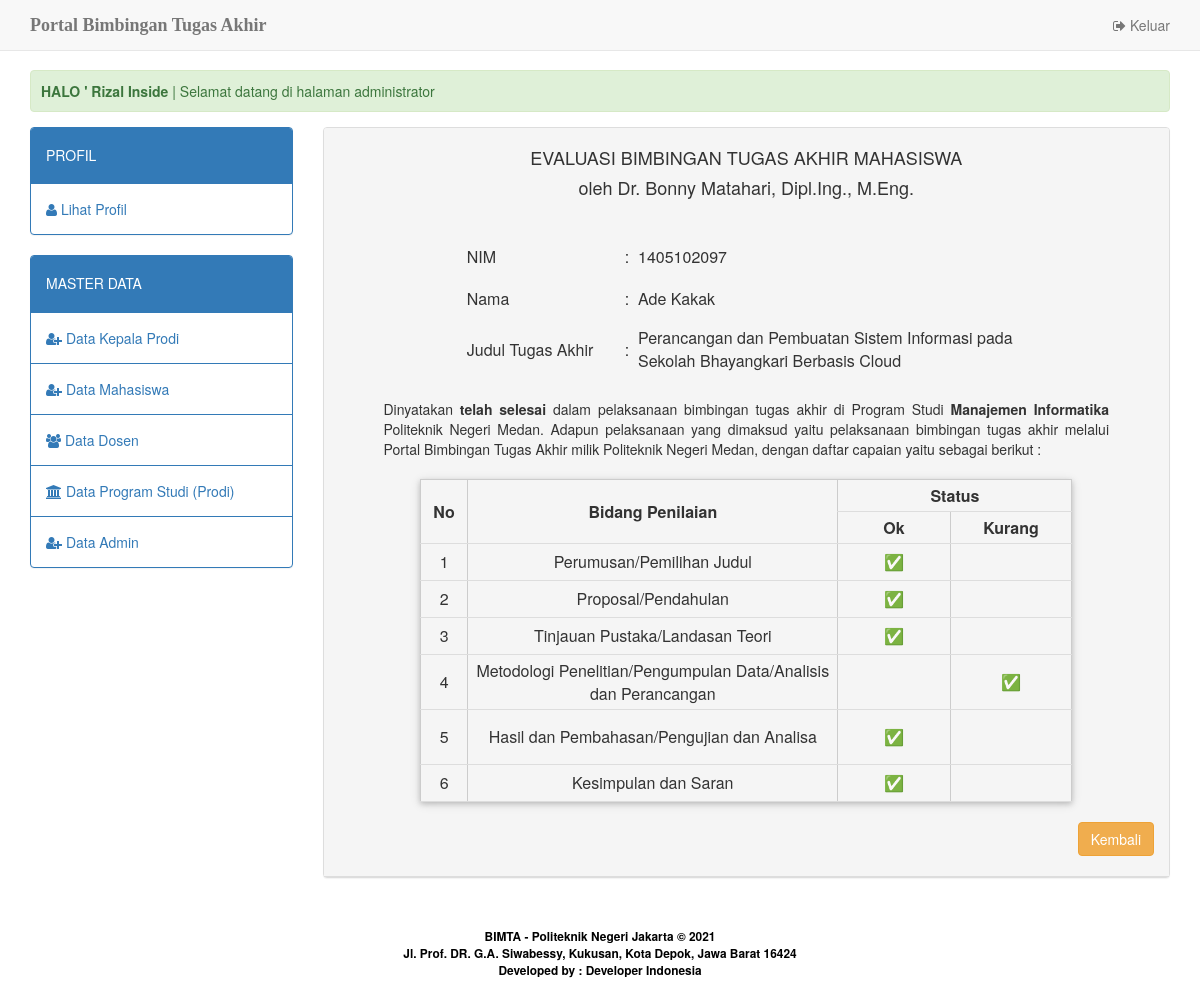
Page /home.php?apps=evaluasi&act=lihatevaluasi&id=1405102097 (signed in) on the committed database.
### tables this page shows
CREATE TABLE `admin_prodi` (
  `id_admin` int(3) NOT NULL,
  `nm_admin` varchar(30) NOT NULL,
  `no_telp` char(12) NOT NULL,
  `id_prodi` int(2) NOT NULL,
  `username` char(10) NOT NULL,
  `password` char(10) NOT NULL,
  `status_user` varchar(5) NOT NULL DEFAULT 'admin'
);

CREATE TABLE `judul_ta` (
  `id_ta` int(5) NOT NULL,
  `nim` int(10) NOT NULL,
  `judul1` text NOT NULL,
  `judul2` text NOT NULL,
  `judul3` text NOT NULL,
  `judul_kaprodi` text,
  `judul_akhir` text
);

CREATE TABLE `dosen` (
  `id_dosen` int(3) NOT NULL,
  `nip_dosen` char(18) NOT NULL,
  `nm_dosen` varchar(50) NOT NULL,
  `no_telp` char(12) DEFAULT NULL,
  `username` char(10) NOT NULL,
  `password` char(10) NOT NULL,
  `status_user` varchar(5) NOT NULL DEFAULT 'dosen'
);

CREATE TABLE `mahasiswa` (
  `nim` int(11) NOT NULL,
  `nm_mhs` varchar(30) NOT NULL,
  `th_bimbingan` year(4) NOT NULL,
  `id_prodi` int(2) NOT NULL,
  `id_dosen` int(3) NOT NULL,
  `foto` varchar(30) NOT NULL DEFAULT 'default.jpg',
  `username` char(10) NOT NULL,
  `password` char(10) NOT NULL,
  `status_user` varchar(9) NOT NULL DEFAULT 'mahasiswa'
);

CREATE TABLE `evaluasi` (
  `id_evaluasi` int(10) NOT NULL,
  `nim_mhs` int(10) NOT NULL,
  `status_bimbingan` enum('telah selesai','tidak selesai') NOT NULL,
  `evaluasi_judul` enum('ok','kurang') NOT NULL,
  `evaluasi_pendahuluan` enum('ok','kurang') NOT NULL,
  `evaluasi_pustaka` enum('ok','kurang') NOT NULL,
  `evaluasi_metodologi` enum('ok','kurang') NOT NULL,
  `evaluasi_pembahasan` enum('ok','kurang') NOT NULL,
  `evaluasi_kesimpulan` enum('ok','kurang') NOT NULL,
  `tgl_evaluasi` datetime NOT NULL DEFAULT CURRENT_TIMESTAMP
);

CREATE TABLE `prodi` (
  `id_prodi` int(2) NOT NULL,
  `nama_prodi` varchar(30) NOT NULL,
  `jenjang` varchar(5) NOT NULL
);

### apps/app_evaluasi/lihatevaluasi.php (the view, shortened to what this page needs)
<div class="panel panel-default">
  <div class="panel-heading">
    <?php
      $id = $_GET['id'];
      $stmt = $db_con->prepare("SELECT * FROM judul_ta, mahasiswa, dosen where judul_ta.nim='$id' && mahasiswa.nim='$id' && dosen.id_dosen='$_SESSION[user_session]' && dosen.id_dosen=mahasiswa.id_dosen");
      $stmt->execute();
      while($row=$stmt->fetch(PDO::FETCH_ASSOC)) {
    ?>
  <h4 align="center">EVALUASI BIMBINGAN TUGAS AKHIR MAHASISWA</h4>
  <h4 align="center">oleh <?php echo $row['nm_dosen']; ?></h4>
  <p align="center">&nbsp;</p>
  <table width="559" height="139" border="0" align="center">
        <tr>
          <td width="154" height="36">NIM</td>
          <td width="13">:</td>
          <td width="378"><?php echo $row['nim']; ?></td>
        </tr>
        <tr>
          <td height="43">Nama </td>
          <td>:</td>
          <td><?php echo $row['nm_mhs']; ?></td>
        </tr>
        <tr>
          <td height="52">Judul Tugas Akhir </td>
          <td>:</td>
          <td><?php echo $row['judul_akhir']; ?></td>
        </tr>
    <?php } ?>
  </table>
  <?php
      $stmt2 = $db_con->prepare("SELECT * FROM evaluasi, prodi, mahasiswa where evaluasi.nim_mhs='$id' && mahasiswa.nim='$id' && mahasiswa.id_prodi=prodi.id_prodi");
      $stmt2->execute();
      while($row_2=$stmt2->fetch(PDO::FETCH_ASSOC)) {
  ?>
  <p align="justify" class="penjelasan">Dinyatakan <strong><?php echo $row_2['status_bimbingan']; ?></strong> dalam pelaksanaan bimbingan tugas akhir di Program Studi <strong><?php echo $row_2['nama_prodi']; ?></strong> Politeknik Negeri Medan. Adapun pelaksanaan yang dimaksud yaitu pelaksanaan bimbingan tugas akhir melalui Portal Bimbingan Tugas Akhir milik Politeknik Negeri Medan, dengan daftar capaian yaitu sebagai berikut :</p>
    <div class="batas"></div>
  <table class="w3-table-all w3-card-2 w3-centered" width="94%" height="321" border="1" align="center">
      <tr>
        <td width="57" rowspan="2"><div align="center"><strong>No</strong></div></td>
        <td width="449" rowspan="2"><div align="center"><strong>Bidang Penilaian</strong></div></td>
        <td height="32" colspan="2"><div align="center"><strong>Status</strong></div></td>
      </tr>
      <tr>
        <td width="148" height="32"><div align="center"><strong>Ok</strong></div></td>
        <td width="148"><div align="center"><strong>Kurang</strong></div></td>
      </tr>
      <tr>
        <td height="37"><div align="center">1</div></td>
        <td><div align="center">Perumusan/Pemilihan Judul </div></td>
        <?php if($row_2['evaluasi_judul']=="ok") { ?>
        <td>&#x2705;</td>
        <td>&nbsp;</td>
        <?php } elseif($row_2['evaluasi_judul']=="kurang") { ?>
        <td>&nbsp;</td>
        <td>&#x2705;</td>
        <?php } else { ?>
        <td>&nbsp;</td>
        <td>&nbsp;</td>
        <?php } ?>
      </tr>
    <tr>
        <td height="37"><div align="center">2</div></td>
        <td><div align="center">Proposal/Pendahulan </div></td>
        <?php if($row_2['evaluasi_pendahuluan']=="ok") { ?>
        <td>&#x2705;</td>
        <td>&nbsp;</td>
        <?php } elseif($row_2['evaluasi_pendahuluan']=="kurang") { ?>
        <td>&nbsp;</td>
        <td>&#x2705;</td>
        <?php } else { ?>
        <td>&nbsp;</td>
        <td>&nbsp;</td>
        <?php } ?>
      </tr>
    <tr>
        <td height="37"><div align="center">3</div></td>
        <td><div align="center">Tinjauan Pustaka/Landasan Teori </div></td>
        <?php if($row_2['evaluasi_pustaka']=="ok") { ?>
        <td>&#x2705;</td>
        <td>&nbsp;</td>
        <?php } elseif($row_2['evaluasi_pustaka']=="kurang") { ?>
        <td>&nbsp;</td>
        <td>&#x2705;</td>
        <?php } else { ?>
        <td>&nbsp;</td>
        <td>&nbsp;</td>
        <?php } ?>
      </tr>
    <tr>
        <td height="55"><div align="center">4</div></td>
        <td><div align="center">Metodologi Penelitian/Pengumpulan Data/Analisis dan Perancangan </div></td>
        <?php if($row_2['evaluasi_metodologi']=="ok") { ?>
        <td>&#x2705;</td>
        <td>&nbsp;</td>
        <?php } elseif($row_2['evaluasi_metodologi']=="kurang") { ?>
        <td>&nbsp;</td>
        <td>&#x2705;</td>
        <?php } else { ?>
        <td>&nbsp;</td>
        <td>&nbsp;</td>
        <?php } ?>
      </tr>
    <tr>
        <td height="55"><div align="center">5</div></td>
        <td><div align="center">Hasil dan Pembahasan/Pengujian dan Analisa </div></td>
        <?php if($row_2['evaluasi_pembahasan']=="ok") { ?>
        <td>&#x2705;</td>
        <td>&nbsp;</td>
        <?php } elseif($row_2['evaluasi_pembahasan']=="kurang") { ?>
        <td>&nbsp;</td>
        <td>&#x2705;</td>
        <?php } else { ?>
        <td>&nbsp;</td>
        <td>&nbsp;</td>
        <?php } ?>
      </tr>
    <tr>
        <td height="37"><div align="center">6</div></td>
        <td><div align="center">Kesimpulan dan Saran </div></td>
        <?php if($row_2['evaluasi_kesimpulan']=="ok") { ?>
        <td>&#x2705;</td>
        <td>&nbsp;</td>
        <?php } elseif($row_2['evaluasi_kesimpulan']=="kurang") { ?>
        <td>&nbsp;</td>
        <td>&#x2705;</td>
        <?php } else { ?>
        <td>&nbsp;</td>
        <td>&nbsp;</td>
        <?php } ?>
      </tr>
      <?php } ?>
    </table>
    <div class="batas"></div>
  <span>
  <p><div align="right"><a href="?apps=mahasiswa" class="btn btn-warning">Kembali</a></div></p></span>
  </div>
</div>

### home.php (shortened to what this page needs)
<?php
	include_once 'dbconfig.php';
	$stmt = $db_con->prepare("SELECT * FROM dosen WHERE id_dosen=:uid");
	$stmt->execute(array(":uid"=>$_SESSION['user_session']));
	$row=$stmt->fetch(PDO::FETCH_ASSOC);
	$stmt2 = $db_con->prepare("SELECT * FROM mahasiswa WHERE nim=:uid");
	$stmt2->execute(array(":uid"=>$_SESSION['user_session']));
	$row2=$stmt2->fetch(PDO::FETCH_ASSOC);
	$stmt3 = $db_con->prepare("SELECT * FROM admin_prodi WHERE id_admin=:uid");
	$stmt3->execute(array(":uid"=>$_SESSION['user_session']));
	$row3=$stmt3->fetch(PDO::FETCH_ASSOC);
	$stmt4 = $db_con->prepare("SELECT * FROM kaprodi WHERE id_kaprodi=:uid");
	$stmt4->execute(array(":uid"=>$_SESSION['user_session']));
	$row4=$stmt4->fetch(PDO::FETCH_ASSOC);
?>
<!DOCTYPE html>
<html lang="en">
<head>
  <link href="assets/css/bootstrap.min.css" rel="stylesheet">
  <link href="assets/css/style.css" rel="stylesheet">
  <link href="assets/css/font-awesome.css" rel="stylesheet">
  <link href="assets/css/datatables.min.css" rel="stylesheet">
</head>
<body>
  <nav class="navbar navbar-default navbar-fixed-top">
    <div class="container">
      <div class="navbar-header">
        <a class="navbar-brand" href="./"><b>Portal Bimbingan Tugas Akhir</b><span class="style4"></span></a>
      </div>
      <div id="navbar" class="navbar-collapse collapse">
        <ul class="nav navbar-nav navbar-right">
          <li><a href="logout.php"><span class="fa fa-sign-out"></span> Keluar</a></li>
        </ul>
      </div>
    </div>
  </nav>
  <div class="body-container">
    <div class="container">
      <div class='alert alert-success'>
        <marquee>
          <strong>HALO ' <?php
					if ($_SESSION['user_level']=='dosen') {echo $row['nm_dosen'];}
					elseif ($_SESSION['user_level']=='mahasiswa') {echo $row2['nm_mhs'];}
					elseif ($_SESSION['user_level']=='admin') {echo $row3['nm_admin'];}
					elseif ($_SESSION['user_level']=='kaprodi') {echo $row4['nm_kaprodi'];}
				?></strong> | Selamat datang di halaman <?php
					if ($_SESSION['user_level']=='dosen') {echo "dosen pembimbing tugas akhir";}
					elseif ($_SESSION['user_level']=='mahasiswa') {echo "mahasiswa";}
					elseif ($_SESSION['user_level']=='admin') {echo "administrator";}
					elseif ($_SESSION['user_level']=='kaprodi') {echo "kepala prodi";}
				?>
        </marquee>
      </div>
      <div class="row">
        <div class="col-md-3">
          <?php include 'apps/menu.php'; ?>
        </div>
        <div class="col-md-9">
          <?php include 'apps/content.php'; ?>
        </div>
      </div>
    </div>
    <center>
      <p>&nbsp;</p>
      <p><small style="color: #fff"><span class="style3" style="font-weight: bold;">BIMTA - Politeknik Negeri
            Jakarta &copy; <?php echo date('Y');?></span><br>
          <strong><span class="style3"><span class="style3">Jl. Prof. DR. G.A. Siwabessy, Kukusan, Kota Depok,
                Jawa Barat 16424<br>
                Developed by : Developer Indonesia
              </span></strong></small> </p>
    </center>
  </div>
</body>
</html>

### assets/css/style.css (style rules this page uses)
body { background:#f1f9f9; }
.body-container { margin-top:70px; }
.navbar-brand { font-family:"Lucida Handwriting"; }

### home.php (style rules this page uses)
.style3 { color: #000000 }

### apps/app_evaluasi/lihatevaluasi.php (style rules this page uses)
.penjelasan { margin-left: 45px; margin-top: 22px; margin-right: 45px; }
.batas { padding: 5px; }
.w3-centered tr th,.w3-centered tr td { text-align:center }
.w3-card-2 { box-shadow:0 2px 5px 0 rgba(0,0,0,0.16),0 2px 10px 0 rgba(0,0,0,0.12) }
.w3-table-all { border-collapse:collapse;border-spacing:0;width:80%;display:table }
.w3-table-all { border:1px solid #ccc }
.w3-bordered tr,.w3-table-all tr { border-bottom:1px solid #ddd }

### rows in the picture
admin_prodi: nm_admin "Rizal Inside"
judul_ta: dosen.nm_dosen "Dr. Bonny Matahari, Dipl.Ing., M.Eng.", nim.nim "1405102097", nim.nm_mhs "Ade Kakak", judul_akhir "Perancangan dan Pembuatan Sistem Informasi pada Sekolah Bhayangkari Berbasis Cloud"
evaluasi: status_bimbingan "telah selesai", prodi.nama_prodi "Manajemen Informatika", evaluasi_judul "ok" (drawn), evaluasi_pendahuluan "ok" (drawn), evaluasi_pustaka "ok" (drawn), evaluasi_metodologi "kurang" (drawn), evaluasi_pembahasan "ok" (drawn), evaluasi_kesimpulan "ok" (drawn)
